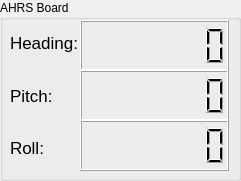
     <widget class="QGroupBox" name="groupBox_14">
      <property name="geometry">
       <rect>
        <x>10</x>
        <y>50</y>
        <width>241</width>
        <height>181</height>
       </rect>
      </property>
      <property name="title">
       <string>AHRS Board</string>
      </property>
      <widget class="QWidget" name="layoutWidget_6">
       <property name="geometry">
        <rect>
         <x>10</x>
         <y>20</y>
         <width>68</width>
         <height>151</height>
        </rect>
       </property>
       <layout class="QVBoxLayout" name="verticalLayout_12">
        <item>
         <widget class="QLabel" name="label_31">
          <property name="font">
           <font>
            <pointsize>13</pointsize>
           </font>
          </property>
          <property name="text">
           <string>Heading:</string>
          </property>
         </widget>
        </item>
        <item>
         <widget class="QLabel" name="label_32">
          <property name="font">
           <font>
            <pointsize>13</pointsize>
           </font>
          </property>
          <property name="text">
           <string>Pitch:</string>
          </property>
         </widget>
        </item>
        <item>
         <widget class="QLabel" name="label_33">
          <property name="font">
           <font>
            <pointsize>13</pointsize>
           </font>
          </property>
          <property name="text">
           <string>Roll:</string>
          </property>
         </widget>
        </item>
       </layout>
      </widget>
      <widget class="QLCDNumber" name="lcdRumbo_2">
       <property name="geometry">
        <rect>
         <x>80</x>
         <y>20</y>
         <width>149</width>
         <height>51</height>
        </rect>
       </property>
       <property name="font">
        <font>
         <weight>50</weight>
         <bold>false</bold>
        </font>
       </property>
       <property name="digitCount">
        <number>7</number>
       </property>
       <property name="value" stdset="0">
        <double>0.000000000000000</double>
       </property>
       <property name="intValue" stdset="0">
        <number>0</number>
       </property>
      </widget>
      <widget class="QLCDNumber" name="lcdPitch_2">
       <property name="geometry">
        <rect>
         <x>80</x>
         <y>70</y>
         <width>149</width>
         <height>51</height>
        </rect>
       </property>
       <property name="digitCount">
        <number>7</number>
       </property>
       <property name="value" stdset="0">
        <double>0.000000000000000</double>
       </property>
       <property name="intValue" stdset="0">
        <number>0</number>
       </property>
      </widget>
      <widget class="QLCDNumber" name="lcdRoll_2">
       <property name="geometry">
        <rect>
         <x>80</x>
         <y>120</y>
         <width>149</width>
         <height>51</height>
        </rect>
       </property>
       <property name="digitCount">
        <number>7</number>
       </property>
       <property name="value" stdset="0">
        <double>0.000000000000000</double>
       </property>
       <property name="intValue" stdset="0">
        <number>0</number>
       </property>
      </widget>
     </widget>
